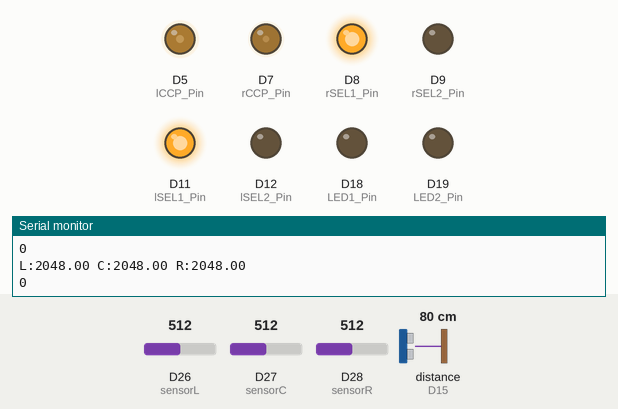
A sketch run on a simulated Arduino Due. On the bench: output pins drawn as LEDs (lit = HIGH), the last lines printed to the serial monitor. Wiring (inferred from the names in the program): ultrasonic range finder: trigger D14; echo D15. The test bench sets the inputs (shaded band); at power-on: distance to the obstacle (sensor on D15) 80 cm, D27 (sensorC) = 512, D26 (sensorL) = 512, D28 (sensorR) = 512 (analog values on the 0–1023 scale). The echo pulse lasts 58.3 µs per cm; pins used as bus, display or sensor lines are not drawn.

Above: at 1.2 s.
1.3 s: distance to the obstacle (sensor on D15) set to 17 cm
2.8 s: distance to the obstacle (sensor on D15) set to 13 cm
At 4.0 s:
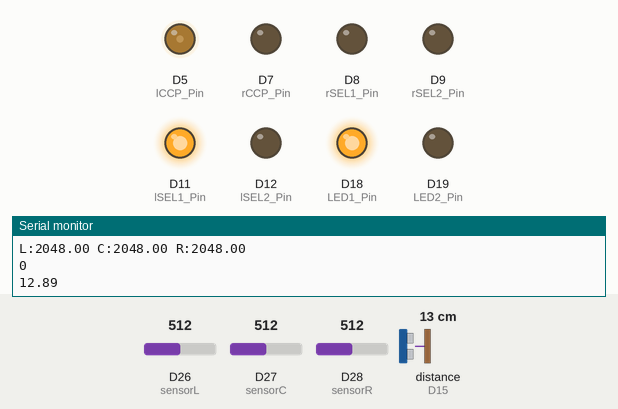
5.8 s: D27 (sensorC) set to 612
7.3 s: D27 (sensorC) set to 638
At 8.5 s:
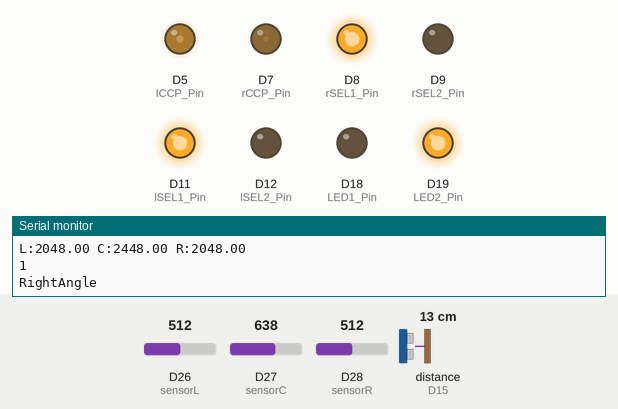
10.3 s: distance to the obstacle (sensor on D15) set to 18 cm
At 10.6 s:
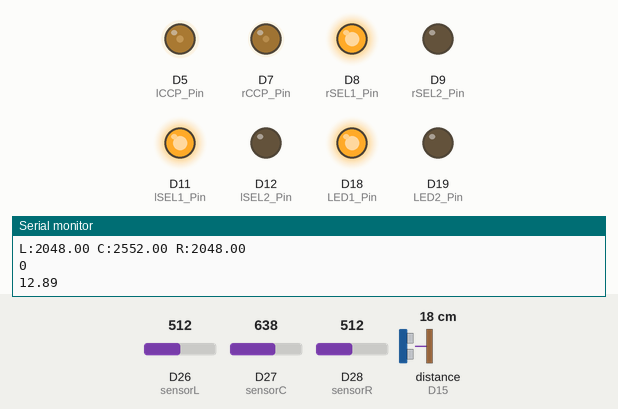
13.3 s: D27 (sensorC) set to 992
At 13.9 s:
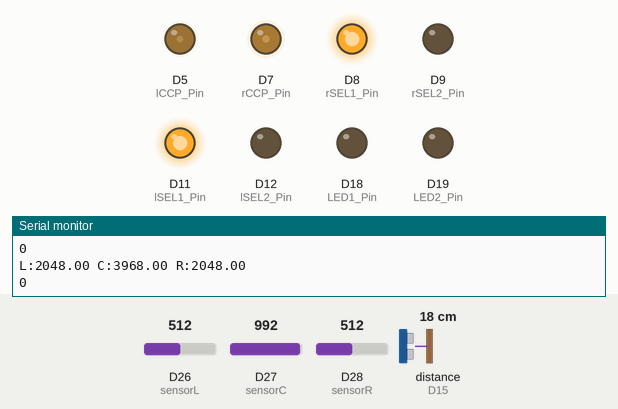
Timing chart, 0 to 15.8 s (numbered marks = the images above; inputs shaded):
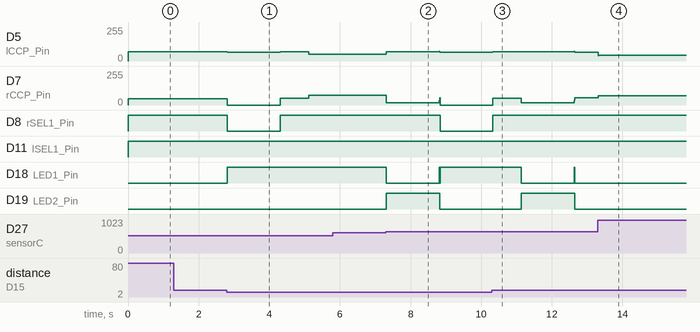

Measured:
- the behaviour switches between 16 and 15 cm on distance to the obstacle (sensor on D15) (found by bisection; images 0 and 1)
- the behaviour switches between 625 and 626 on D27 (sensorC) (found by bisection; images 1 and 2)
- after the input at 2.8 s, D5 (lCCP_Pin): 71/255 → 65/255 at once, → 70/255 1.5 s later, → 49/255 0.80 s later; D7 (rCCP_Pin): 48/255 → 0/255 at once, → 50/255 1.5 s later, → 75/255 0.80 s later; D8 (rSEL1_Pin): HIGH → LOW at once, → HIGH 1.5 s later; D18 (LED1_Pin): LOW → HIGH at once
- after the input at 7.3 s, D5 (lCCP_Pin): 49/255 → 70/255 at once, → 65/255 1.5 s later; D7 (rCCP_Pin): 75/255 → 16/255 at once, → 0/255 1.5 s later; D8 (rSEL1_Pin): HIGH → LOW after 1.5 s; D18 (LED1_Pin): HIGH → LOW at once, → HIGH 1.5 s later, → LOW 0.01 s later, → HIGH 0.01 s later; D19 (LED2_Pin): LOW → HIGH at once, → LOW 1.5 s later
- after the input at 10.3 s, D5 (lCCP_Pin): goes on until 12.6 s, then stays 64/255; D7 (rCCP_Pin): goes on until 12.6 s, then stays 54/255; D8 (rSEL1_Pin): goes on until 10.3 s, then stays HIGH; D18 (LED1_Pin): goes on until 12.6 s, then stays LOW
- after the input at 13.3 s, D5 (lCCP_Pin): 64/255 → 44/255 at once; D7 (rCCP_Pin): 54/255 → 68/255 at once

The sketch:

PDTest.ino
```cpp
int state = 0;
//0:通常 1:障害物回避中 11:回避からレーンに復帰 2:直角 3:レーンチェンジ
bool isLeft = false;

// --- センサピン（アナログ入力） ---
const int sensorR = 28;
const int sensorC = 27;
const int sensorL = 26;

// --- モータ制御ピン ---
const int lCCP_Pin = 5, lSEL1_Pin = 11, lSEL2_Pin = 12;
const int rCCP_Pin = 7, rSEL1_Pin = 8, rSEL2_Pin = 9;

//超音波センサ
const int TRIG_Pin = 14;
const int ECHO_Pin = 15;
const int sound_speed = 340;
float duration = 0;
float distance = 0;
bool avoided = false;

//LED
const int LED1_Pin = 18;
const int LED2_Pin = 19;

// --- 制御パラメータ ---
const int default_speed = 50;      // 基本速度
const float Kp = 10.0;             // 比例ゲイン（直線補正強化）
const float Kd = 20.0;             // 微分ゲイン（振動抑制）
const float max_control = 25.0;    // 最大速度差

const float left_buff = 1.4;
const float right_buff = 1.0;

// --- センサ値 ---
const int white_val = 1100;        // 白
const int black_val = 3200;        // 黒
const int target_val = (white_val + black_val) / 2;

// --- PD制御用変数 ---
float valL, valC, valR;
float error = 0;
float prev_error = 0;
float control = 0;
float prev_control = 0; // スムージング用

float timer_laneChange = 0;

void setup() {
  analogReadResolution(12);
  pinMode(sensorL, INPUT);
  pinMode(sensorC, INPUT);
  pinMode(sensorR, INPUT);

  pinMode(TRIG_Pin, OUTPUT);
  pinMode(ECHO_Pin, INPUT);

  pinMode(rCCP_Pin, OUTPUT);
  pinMode(rSEL1_Pin, OUTPUT);
  pinMode(rSEL2_Pin, OUTPUT);
  pinMode(lCCP_Pin, OUTPUT);
  pinMode(lSEL1_Pin, OUTPUT);
  pinMode(lSEL2_Pin, OUTPUT);

  pinMode(LED1_Pin, OUTPUT);
  pinMode(LED2_Pin, OUTPUT);

  Serial.begin(9600);

  timer_laneChange = millis();
}

void loop() {
  // センサ読み取り
  readSensors();

  if(state == 0){
    if(distance < 15.0){ //障害物検知
      Serial.println(distance);
      AvoidObstacles();
    }

    if(valL > 2500 && valC > 2500){ //直角左
      // RightAngle(true);
    }else if(valL > 2500){
      if(isLeft || state == 0){
        SetState(11);
      }
    }

    if(valR > 2500 && valC > 2500){ //直角右
      RightAngle(false);
    }
    // LaneChange(); //レーンチェンジ
  }

  // 誤差計算（中央センサのみ）
  computeError();

  // PD制御（スムージングあり）
  computeControl();

  // モータ制御
  setMotorSpeed();

  // デバッグ出力
  Debug();

  delay(10);
}

// --- センサ読み取り ---
void readSensors() {
  valL = analogRead(sensorL);
  valC = analogRead(sensorC);
  valR = analogRead(sensorR);

  //超音波センサ
  digitalWrite(TRIG_Pin, LOW);
  delayMicroseconds(1);
  digitalWrite(TRIG_Pin, HIGH);
  delayMicroseconds(8);
  digitalWrite(TRIG_Pin, LOW);
  duration = pulseIn(ECHO_Pin,HIGH);
  duration = duration/2;
  distance = duration*100/1000000*sound_speed;
}

// --- 誤差計算（中央センサのみ） ---
void computeError() {
  error = (float)valC - target_val;
  error /= 1000;

  switch(state){
    case 1:
      if(isLeft){
        if(valL > 2500){ //回避中に左センサが黒を見つけるとレーン復帰開始
          RightAngle(true);
          SetState(11);
        }
      }else{
        if(valC > 2500){
          RightAngle(false);
          SetState(12);
        }
      }

      break;
    // case 3:
    //     SetState(0);
    //   }
    //   break;
    case 11:
    case 12:
      if(valC > 2500){
        SetState(0);
      }
      break;
    default:
      break;
  }
}

// --- PD制御（スムージングあり） ---
void computeControl() {
  float diff = error - prev_error;
  float raw_control = Kp * error + Kd * diff;

  // スムージングで直線の揺れを抑制
  control = 0.6 * prev_control + 0.4 * raw_control;

  // 最大速度差制限
  control = constrain(control, -max_control, max_control);

  prev_error = error;
  prev_control = control;
}

// --- モータ速度設定 ---
void setMotorSpeed() {
  float r_speed;
  float l_speed;

  switch(state){
    case 0:
      l_speed = (default_speed - control)*left_buff;
      r_speed = (default_speed + control)*right_buff;
      break;
    case 1:
      if(isLeft){
        l_speed = default_speed * left_buff * 1.1;
        r_speed = default_speed * right_buff * 0.9;
      }else{
        l_speed = default_speed * left_buff * 0.7;
        r_speed = default_speed * right_buff * 1.5;
      }
      break;
    case 3:
      l_speed = default_speed * left_buff;
      r_speed = default_speed;
      break;
    case 11:
      l_speed = default_speed * 0.7;
      r_speed = default_speed * 1.5;
      break;
    case 12:
      l_speed = default_speed * 1.5;
      r_speed = default_speed * 0.7;
      break;
    default:
      l_speed = 0;
      r_speed = 0;
      break;
  }

  r_speed = constrain(r_speed, 0, 255);
  l_speed = constrain(l_speed, 0, 255);

  analogWrite(rCCP_Pin, r_speed);
  digitalWrite(rSEL1_Pin, HIGH);
  digitalWrite(rSEL2_Pin, LOW);

  analogWrite(lCCP_Pin, l_speed);
  digitalWrite(lSEL1_Pin, HIGH);
  digitalWrite(lSEL2_Pin, LOW);
}

void StopMotors(){
  analogWrite(rCCP_Pin, 0);
  digitalWrite(rSEL1_Pin, LOW);
  digitalWrite(rSEL2_Pin, LOW);
  analogWrite(lCCP_Pin, 0);
  digitalWrite(lSEL1_Pin, LOW);
  digitalWrite(lSEL2_Pin, LOW);
}

void AvoidObstacles(){
  StopMotors();
  SetState(1);
  avoided = true;

  if(isLeft){
    analogWrite(rCCP_Pin, default_speed);
    digitalWrite(rSEL1_Pin, HIGH);
    digitalWrite(rSEL2_Pin, LOW);

    analogWrite(lCCP_Pin, 0);
    digitalWrite(lSEL1_Pin, LOW);
    digitalWrite(lSEL2_Pin, LOW);
  }else{
    analogWrite(rCCP_Pin, 0);
    digitalWrite(rSEL1_Pin, LOW);
    digitalWrite(rSEL2_Pin, LOW);

    analogWrite(lCCP_Pin, default_speed * 1.3);
    digitalWrite(lSEL1_Pin, HIGH);
    digitalWrite(lSEL2_Pin, LOW);
  }


  delay(1500); //内を向く

  analogWrite(rCCP_Pin, default_speed * right_buff);
  digitalWrite(rSEL1_Pin, HIGH);
  digitalWrite(rSEL2_Pin, LOW);

  analogWrite(lCCP_Pin, default_speed * left_buff);
  digitalWrite(lSEL1_Pin, HIGH);
  digitalWrite(lSEL2_Pin, LOW);

  delay(800); //少し進む
}

void RightAngle(bool isTurnLeft){
  float right_param;
  float left_param;
  if(isTurnLeft){
    right_param = 1.0;
    left_param = 3.0 / left_buff;
  }else{
    right_param = 3.0;
    left_param = 1.0;
  }


  StopMotors();
  SetState(2);
  Serial.println("RightAngle");

  analogWrite(rCCP_Pin, default_speed * right_buff / right_param);
  digitalWrite(rSEL1_Pin, HIGH);
  digitalWrite(rSEL2_Pin, LOW);

  analogWrite(lCCP_Pin, default_speed * left_buff / left_param);
  digitalWrite(lSEL1_Pin, HIGH);
  digitalWrite(lSEL2_Pin, LOW);

  delay(1500);

  SetState(0);
}


void LaneChange(){
  if(valC > target_val){ //センターが黒ならリセット
    timer_laneChange = millis();
    return;
  }

  if((millis() - timer_laneChange) > 1000){ //1秒以上白なら
    StopMotors();

    analogWrite(lCCP_Pin, default_speed);
    digitalWrite(lSEL1_Pin, HIGH);
    digitalWrite(lSEL2_Pin, LOW);

    delay(500);

    SetState(3);
  }
}

void LEDControll(int num, bool status){
  if(num == 1){
    if(status){
      digitalWrite(LED1_Pin, HIGH);
    }else{
      digitalWrite(LED1_Pin, LOW);
    }
  }else{
    if(status){
      digitalWrite(LED2_Pin, HIGH);
    }else{
      digitalWrite(LED2_Pin, LOW);
    }
  }
}

void SetState(int num){ //状態をセット
  state = num;
  switch(state){
    case 0:
      LEDControll(1, false);
      LEDControll(2, false);
      break;
    case 1:
      LEDControll(1, true);
      LEDControll(2, false);
      break;
    case 2:
      LEDControll(1, false);
      LEDControll(2, true);
      break;
    case 11:
    case 12:
      LEDControll(1, true);
      LEDControll(2, true);
      break;
    default:
      LEDControll(1, false);
      LEDControll(2, false);
      break;
  }
}

// --- デバッグ出力 ---
void Debug() {
  Serial.print("L:"); Serial.print(valL);
  Serial.print(" C:"); Serial.print(valC);
  Serial.print(" R:"); Serial.println(valR);
  // Serial.print(" | Error:"); Serial.print(error, 3);
  // Serial.print(" | Control:"); Serial.println(control, 3);
  // Serial.print("distance: "); Serial.println(distance);
  Serial.println(state);
}
```
